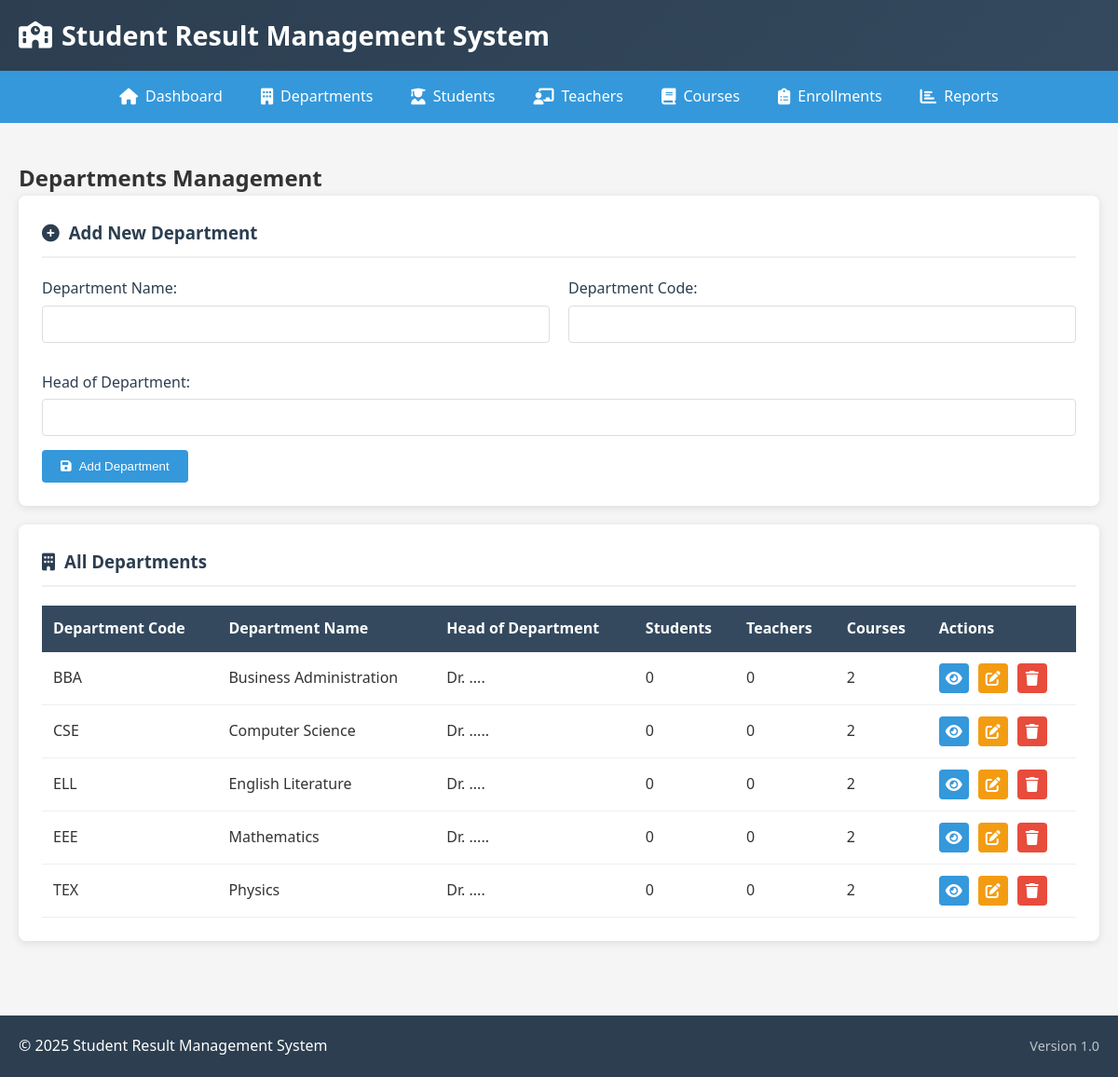
The page /departments.php on the database its author committed.
### tables this page shows
CREATE TABLE departments (
    department_id INT PRIMARY KEY AUTO_INCREMENT,
    department_name VARCHAR(100) NOT NULL,
    department_code VARCHAR(10) UNIQUE NOT NULL,
    head_of_department VARCHAR(100),
    created_at TIMESTAMP DEFAULT CURRENT_TIMESTAMP
);

### departments.php (the view, shortened to what this page needs)
<?php
include 'school_db_connect.php';
include 'school_header.php';
?>
<h2>Departments Management</h2>
<div class="card">
    <h3><i class="fas fa-plus-circle"></i> Add New Department</h3>
    <form method="POST">
        <div class="form-row">
            <div class="form-group">
                <label for="department_name">Department Name:</label>
                <input type="text" id="department_name" name="department_name" required>
            </div>
            <div class="form-group">
                <label for="department_code">Department Code:</label>
                <input type="text" id="department_code" name="department_code" required>
            </div>
        </div>
        <div class="form-group">
            <label for="head_of_department">Head of Department:</label>
            <input type="text" id="head_of_department" name="head_of_department">
        </div>
        <button type="submit" class="btn-primary"><i class="fas fa-save"></i> Add Department</button>
    </form>
</div>
<div class="card">
    <h3><i class="fas fa-building"></i> All Departments</h3>
    <?php
    $departments = $conn->query("SELECT d.*,
                                (SELECT COUNT(*) FROM students WHERE department_id = d.department_id) as student_count,
                                (SELECT COUNT(*) FROM teachers WHERE department_id = d.department_id) as teacher_count,
                                (SELECT COUNT(*) FROM courses WHERE department_id = d.department_id) as course_count
                                FROM departments d
                                ORDER BY d.department_name");
    if ($departments->num_rows > 0) {
        echo '<table class="data-table">';
        echo '<thead>';
        echo '<tr>';
        echo '<th>Department Code</th>';
        echo '<th>Department Name</th>';
        echo '<th>Head of Department</th>';
        echo '<th>Students</th>';
        echo '<th>Teachers</th>';
        echo '<th>Courses</th>';
        echo '<th>Actions</th>';
        echo '</tr>';
        echo '</thead>';
        echo '<tbody>';
        while($row = $departments->fetch_assoc()) {
            echo '<tr>';
            echo '<td>' . $row['department_code'] . '</td>';
            echo '<td>' . $row['department_name'] . '</td>';
            echo '<td>' . ($row['head_of_department'] ?: 'N/A') . '</td>';
            echo '<td>' . $row['student_count'] . '</td>';
            echo '<td>' . $row['teacher_count'] . '</td>';
            echo '<td>' . $row['course_count'] . '</td>';
            echo '<td class="actions">';
            echo '<a href="department_details.php?id=' . $row['department_id'] . '" class="btn-view" title="View Details"><i class="fas fa-eye"></i></a>';
            echo '<a href="edit_department.php?id=' . $row['department_id'] . '" class="btn-edit" title="Edit"><i class="fas fa-edit"></i></a>';
            echo '<a href="?delete=' . $row['department_id'] . '" class="btn-delete" title="Delete" onclick="return confirm(\'Are you sure?\')"><i class="fas fa-trash"></i></a>';
            echo '</td>';
            echo '</tr>';
        }
        echo '</tbody>';
        echo '</table>';
    } else {
        echo '<p class="no-data">No departments found.</p>';
    }
    ?>
</div>
<?php include 'school_footer.php'; ?>

### css_school_style.css (style rules this page uses)
* { margin: 0; padding: 0; box-sizing: border-box; }
body { font-family: 'Segoe UI', Tahoma, Geneva, Verdana, sans-serif; background-color: #f5f5f5; color: #333; line-height: 1.6; }
.card { background-color: white; border-radius: 8px; padding: 25px; margin-bottom: 20px; box-shadow: 0 2px 10px rgba(0,0,0,0.1); }
.card h3 { color: #2c3e50; margin-bottom: 20px; padding-bottom: 10px; border-bottom: 2px solid #ecf0f1; display: flex; align-items: center; gap: 10px; }
.form-row { display: grid; grid-template-columns: repeat(auto-fit, minmax(250px, 1fr)); gap: 20px; margin-bottom: 15px; }
.form-group { margin-bottom: 15px; }
.form-group label { display: block; margin-bottom: 5px; color: #2c3e50; font-weight: 500; }
.form-group input, .form-group select, .form-group textarea { width: 100%; padding: 10px; border: 1px solid #ddd; border-radius: 4px; font-size: 1rem; transition: border-color 0.3s; }
.data-table { width: 100%; border-collapse: collapse; margin-top: 20px; }
.data-table th { background-color: #34495e; color: white; padding: 12px; text-align: left; font-weight: 600; }
.data-table td { padding: 12px; border-bottom: 1px solid #ecf0f1; }
.actions { display: flex; gap: 10px; }
.btn-view, .btn-edit, .btn-delete { padding: 6px 10px; border-radius: 4px; text-decoration: none; display: inline-flex; align-items: center; justify-content: center; width: 32px; height: 32px; }
.btn-view { background-color: #3498db; color: white; }
.btn-edit { background-color: #f39c12; color: white; }
.btn-delete { background-color: #e74c3c; color: white; }
.btn-primary, .btn-secondary, .btn-success { display: inline-flex; align-items: center; gap: 8px; padding: 10px 20px; border-radius: 4px; text-decoration: none; font-weight: 500; border: none; cursor: pointer; transition: background-color 0.3s; }
.btn-primary { background-color: #3498db; color: white; }

### rows shown on the page
departments: department_code "BBA", department_name "Business Administration", head_of_department "Dr. ....", student_count "0", teacher_count "0", course_count "2"
departments: department_code "CSE", department_name "Computer Science", head_of_department "Dr. .....", student_count "0", teacher_count "0", course_count "2"
departments: department_code "ELL", department_name "English Literature", head_of_department "Dr. ....", student_count "0", teacher_count "0", course_count "2"
departments: department_code "EEE", department_name "Mathematics", head_of_department "Dr. .....", student_count "0", teacher_count "0", course_count "2"
departments: department_code "TEX", department_name "Physics", head_of_department "Dr. ....", student_count "0", teacher_count "0", course_count "2"
